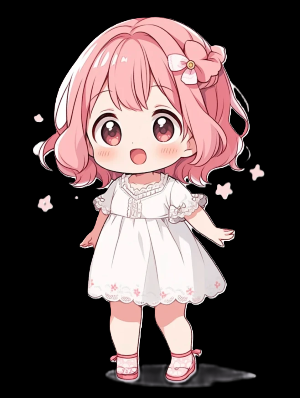
#> input picture cpk_RA8P1_multicore_IT_CPU0/src/lvgl_ui/assets/mascot_300_398.png, 300 x 398 px
$ python gif_to_raw_rgb565.py ../cpk_RA8P1_multicore_IT_CPU0/src/lvgl_ui/assets/mascot_300_398.png 100 100 5
#> lines starting #> are read from the running program, lines starting #| are printed output that depends on the picture
#!/usr/bin/env python3
"""
Convert GIF animation frames to raw uncompressed RGB565 .bin files
for W25Q64 raw-flash boot animation on Titan-mini RA8P1.

Usage:
  python gif_to_raw_rgb565.py handsome.gif 480 270
  python gif_to_raw_rgb565.py handsome.gif 480 270 3  (skip every 3rd frame)

Output: frame_000.bin, frame_001.bin, ... in ./output_raw/ directory.
Each frame is exactly W×H×2 bytes of raw RGB565 pixel data — NO headers, NO compression.
"""

import sys
import os
from PIL import Image

def rgb888_to_rgb565(r, g, b):
    """Convert 8-bit RGB to RGB565."""
    return ((r >> 3) << 11) | ((g >> 2) << 5) | (b >> 3)

def main():
    if len(sys.argv) < 4:
        print(__doc__)
        sys.exit(1)

    gif_path = sys.argv[1]
    width = int(sys.argv[2])
    height = int(sys.argv[3])
    step = int(sys.argv[4]) if len(sys.argv) > 4 else 1

    out_dir = "output_raw"
    os.makedirs(out_dir, exist_ok=True)

    gif = Image.open(gif_path)
#> gif is the input picture: PIL image 300x398 RGBA; mean R, G, B, A 89.1, 73.8, 73.9, 255
    frame_count = 0
    idx = 0
    out_idx = 0

    try:
        while True:
            gif.seek(idx)
            if idx % step == 0:
                frame = gif.convert("RGB").resize((width, height), Image.LANCZOS)
                pixels = frame.load()

                # Build raw RGB565 byte array
                raw = bytearray(width * height * 2)
                pos = 0
                for y in range(height):
                    for x in range(width):
                        r, g, b = pixels[x, y]
                        rgb565 = rgb888_to_rgb565(r, g, b)
                        raw[pos] = rgb565 & 0xFF
                        raw[pos + 1] = (rgb565 >> 8) & 0xFF
                        pos += 2

                fname = os.path.join(out_dir, f"frame_{out_idx:03d}.bin")
                with open(fname, "wb") as f:
                    f.write(raw)

                print(f"  {fname}: {len(raw)} bytes ({width}×{height})")
                out_idx += 1

            idx += 1
#> this loop made 2 passes
#> pass 1, in main, `frame = gif.convert("RGB").resize((width, height), Image.LANCZOS)`:
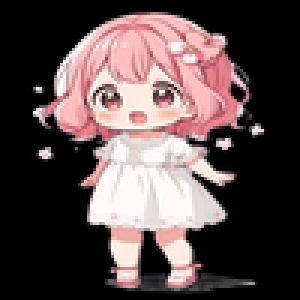
#> frame: PIL image 100x100 RGB (shown 3 times larger); mean R, G, B 89.3, 74.1, 74.3
#> after the loop, idx = 1; out_idx = 1
    except EOFError:
        pass

    total = sum(os.path.getsize(os.path.join(out_dir, f))
                for f in os.listdir(out_dir) if f.endswith(".bin"))
    print(f"\nDone: {out_idx} frames, {total / 1024 / 1024:.2f} MB total")
    print(f"Flash offset per frame: {width * height * 2} bytes (0x{width * height * 2:X})")

if __name__ == "__main__":
    main()
